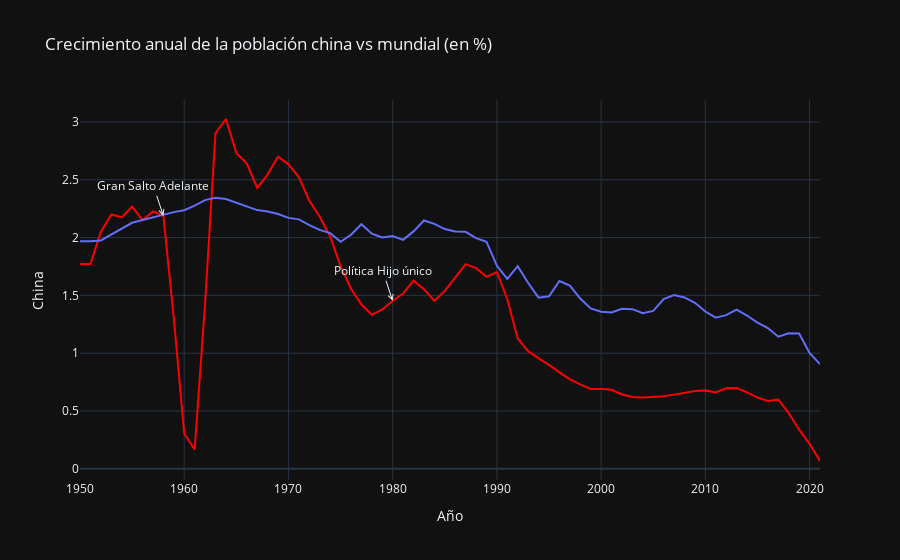

The notebook cell this image was saved under:
### Code cell
# Creo otra copia a partir de la figura anterior para añadir otra anotación relevante más.
fig_control_natalidad = go.Figure(fig_gran_salto_adelante)
fig_control_natalidad.add_annotation(x=1980, 
                    y=df_var_interanual_china.loc[df_var_interanual_china["Año"] == 1980, "Crecimiento interanual"].iloc[0],
                    text="Política Hijo único",
                    showarrow=True, arrowhead=5)
fig_control_natalidad.show()

### Figure 1 — Plotly figure (JSON) as saved in the notebook; plotly's stock layout.template omitted (floating-point values rounded to 4 significant figures)
{"data": [{"hovertemplate": "Año=%{x}<br>China=%{y}<extra></extra>", "legendgroup": "", "line": {"color": "red", "dash": "solid"}, "marker": {"symbol": "circle"}, "mode": "lines", "name": "", "orientation": "v", "showlegend": false, "type": "scatter", "x": [1950, 1951, 1952, 1953, 1954, 1955, 1956, 1957, 1958, 1959, 1960, 1961, 1962, 1963, 1964, 1965, 1966, 1967, 1968, 1969, 1970, 1971, 1972, 1973, 1974, 1975, 1976, 1977, 1978, 1979, 1980, 1981, 1982, 1983, 1984, 1985, 1986, 1987, 1988, 1989, 1990, 1991, 1992, 1993, 1994, 1995, 1996, 1997, 1998, 1999, 2000, 2001, 2002, 2003, 2004, 2005, 2006, 2007, 2008, 2009, 2010, 2011, 2012, 2013, 2014, 2015, 2016, 2017, 2018, 2019, 2020, 2021], "xaxis": "x", "y": [1.771, 1.771, 2.048, 2.199, 2.175, 2.269, 2.149, 2.226, 2.189, 1.303, 0.3054, 0.1666, 1.428, 2.902, 3.025, 2.732, 2.639, 2.431, 2.545, 2.699, 2.633, 2.523, 2.319, 2.18, 2.009, 1.752, 1.557, 1.421, 1.332, 1.378, 1.453, 1.515, 1.627, 1.553, 1.452, 1.539, 1.653, 1.77, 1.736, 1.66, 1.7, 1.467, 1.127, 1.017, 0.9559, 0.8993, 0.8336, 0.7736, 0.7299, 0.6895, 0.6903, 0.6835, 0.6432, 0.6204, 0.6163, 0.6224, 0.6283, 0.6417, 0.6549, 0.6735, 0.677, 0.6604, 0.6975, 0.6981, 0.6605, 0.6155, 0.5865, 0.5982, 0.4817, 0.3384, 0.2156, 0.06763], "yaxis": "y"}, {"hovertemplate": "Año=%{x}<br>Crecimiento interanual medio=%{y}<extra></extra>", "legendgroup": "", "line": {"color": "#636efa", "dash": "solid"}, "marker": {"symbol": "circle"}, "mode": "lines", "name": "", "orientation": "v", "showlegend": false, "type": "scatter", "x": [1950, 1951, 1952, 1953, 1954, 1955, 1956, 1957, 1958, 1959, 1960, 1961, 1962, 1963, 1964, 1965, 1966, 1967, 1968, 1969, 1970, 1971, 1972, 1973, 1974, 1975, 1976, 1977, 1978, 1979, 1980, 1981, 1982, 1983, 1984, 1985, 1986, 1987, 1988, 1989, 1990, 1991, 1992, 1993, 1994, 1995, 1996, 1997, 1998, 1999, 2000, 2001, 2002, 2003, 2004, 2005, 2006, 2007, 2008, 2009, 2010, 2011, 2012, 2013, 2014, 2015, 2016, 2017, 2018, 2019, 2020, 2021], "xaxis": "x", "y": [1.968, 1.968, 1.975, 2.028, 2.081, 2.128, 2.152, 2.173, 2.201, 2.22, 2.237, 2.277, 2.324, 2.344, 2.333, 2.302, 2.27, 2.237, 2.225, 2.203, 2.17, 2.157, 2.107, 2.066, 2.039, 1.963, 2.025, 2.115, 2.034, 2.0, 2.013, 1.98, 2.053, 2.148, 2.118, 2.074, 2.053, 2.05, 1.995, 1.964, 1.755, 1.643, 1.752, 1.607, 1.48, 1.492, 1.625, 1.585, 1.472, 1.387, 1.359, 1.352, 1.383, 1.381, 1.346, 1.366, 1.467, 1.503, 1.482, 1.435, 1.36, 1.307, 1.329, 1.376, 1.326, 1.265, 1.217, 1.142, 1.172, 1.169, 1.002, 0.9054], "yaxis": "y"}], "layout": {"annotations": [{"arrowhead": 5, "showarrow": true, "text": "Gran Salto Adelante", "x": 1958, "y": 2.189}, {"arrowhead": 5, "showarrow": true, "text": "Política Hijo único", "x": 1980, "y": 1.453}], "legend": {"tracegroupgap": 0}, "title": {"text": "Crecimiento anual de la población china vs mundial (en %)"}, "xaxis": {"anchor": "y", "domain": [0, 1], "title": {"text": "Año"}}, "yaxis": {"anchor": "x", "domain": [0, 1], "title": {"text": "China"}}}}
